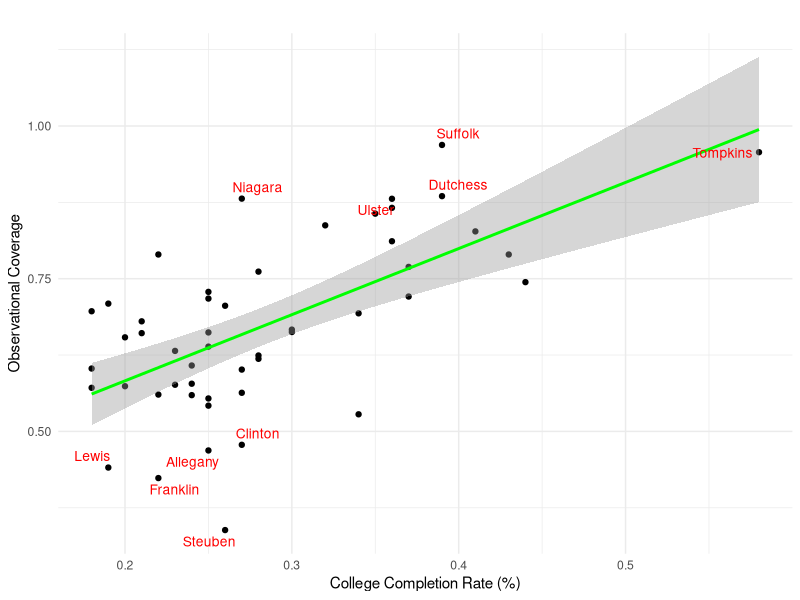
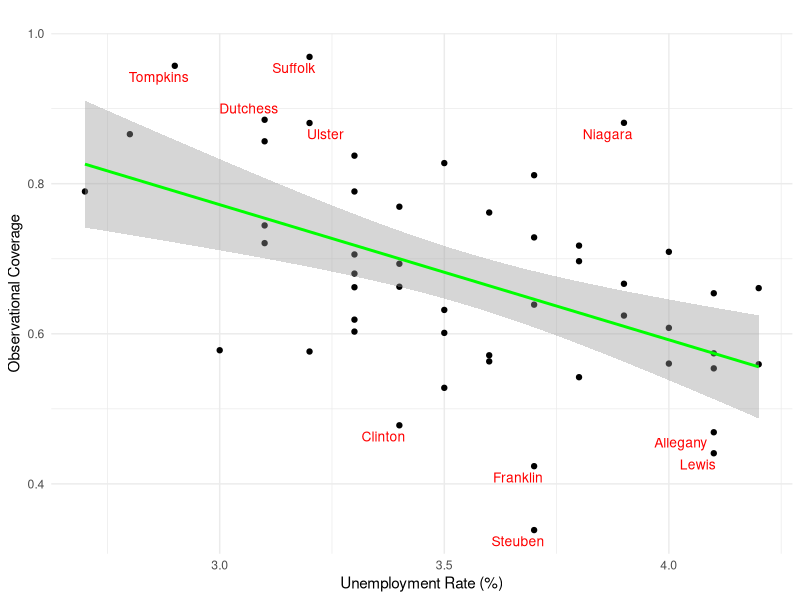
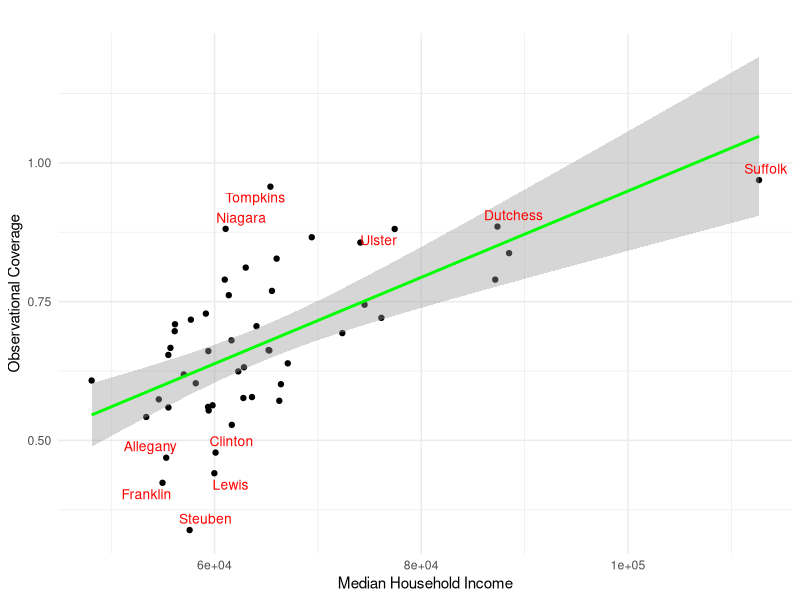
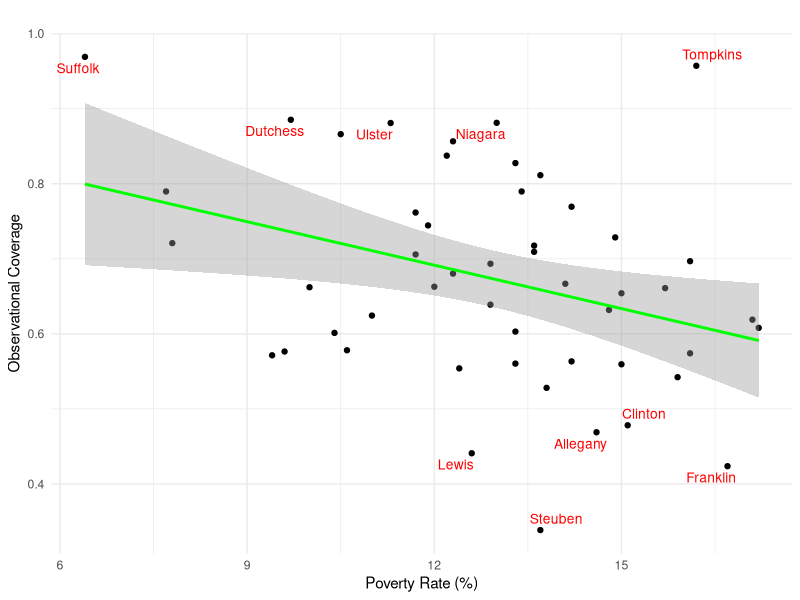
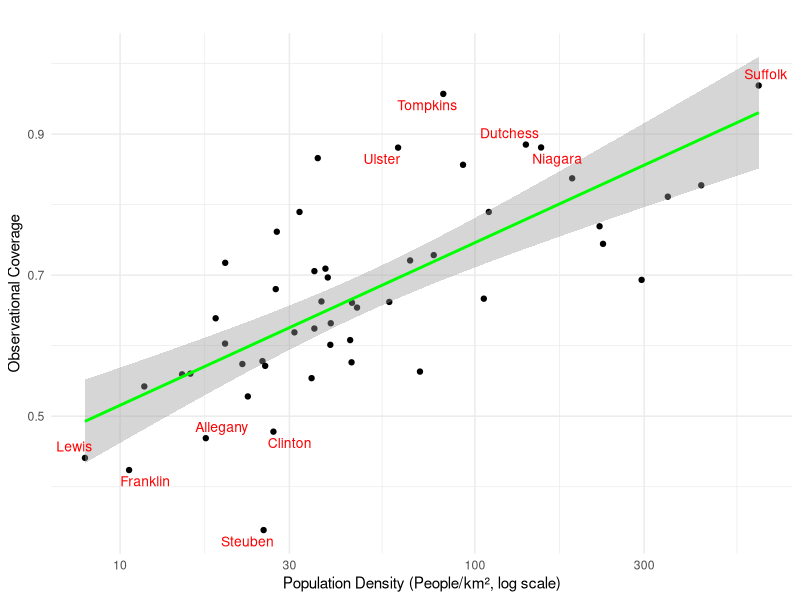

These charts were generated, in order, by the following R code:
## ---- chunk 1
# Load required libraries
library(ggplot2)
library(dplyr)
library(psych)  # For descriptive statistics
library(ggrepel)  # For non-overlapping labels

# Read the dataset
data <- read.csv("../Dataset/v2_2023_gbif_ny.csv")

# Filter the data
data_filtered <- subset(data, Sum_Percent_Land_Use_Agricultural > 0.05)

education_levels <- data_filtered$X2018.2022.Completion.of.College.Rate

# Calculate the complement of Percent_Agricultural_Land_Greater_Than_1km_GBIF
data_filtered <- data_filtered %>%
  mutate(Observational_Coverage = 1 - Percent_Agricultural_Land_Greater_Than_1km_GBIF)

# Define the list of counties to label
counties_to_label <- c("Suffolk", "Tompkins", "Dutchess", "Niagara", 
                        "Ulster", "Clinton", "Allegany", "Lewis", 
                        "Franklin", "Steuben")

# Ensure the correct column name for counties
county_column_name <- "COUNTYNAME"  # Update this if your dataset uses a different column name

# Filter the dataset for only those counties
data_labels <- data_filtered %>% filter(!!sym(county_column_name) %in% counties_to_label)

# Scatterplot with trendline and non-overlapping labels
ggplot(data_filtered, aes(x = education_levels, y = Observational_Coverage)) +
  geom_point() +
  geom_smooth(method = "lm", se = TRUE, color = "green") +
  geom_text_repel(data = data_labels, aes(x = X2018.2022.Completion.of.College.Rate, 
                                          y = Observational_Coverage, 
                                          label = !!sym(county_column_name)), 
                  size = 3.5, color = "red", max.overlaps = 10) +
  labs(title = "",
       x = "College Completion Rate (%)",
       y = "Observational Coverage") +
  theme_minimal()

model_edu <- lm(Observational_Coverage ~ education_levels, data = data_filtered)
summary(model_edu)$r.squared  # R²
summary(model_edu)$coefficients[2, 4]  # p-value
summary(model_edu)$coefficients[2, 1]  # slope
## ---- chunk 2
# Load required libraries
library(ggplot2)
library(dplyr)
library(psych)  # For descriptive statistics
library(ggrepel)  # For non-overlapping labels

# Read the dataset
data <- read.csv("../Dataset/v2_2023_gbif_ny.csv")

# Filter the data
data_filtered <- subset(data, Sum_Percent_Land_Use_Agricultural > 0.05)

unemployment_rate <- data_filtered$X2022.Unemployment.Rate

# Calculate the complement of Percent_Agricultural_Land_Greater_Than_1km_GBIF
data_filtered <- data_filtered %>%
  mutate(Observational_Coverage = 1 - Percent_Agricultural_Land_Greater_Than_1km_GBIF)

# Define the list of counties to label
counties_to_label <- c("Suffolk", "Tompkins", "Dutchess", "Niagara", 
                        "Ulster", "Clinton", "Allegany", "Lewis", 
                        "Franklin", "Steuben")

# Ensure the correct column name for counties
county_column_name <- "COUNTYNAME"  # Update this if your dataset uses a different column name

# Filter the dataset for only those counties
data_labels <- data_filtered %>% filter(!!sym(county_column_name) %in% counties_to_label)

# Scatterplot with trendline and non-overlapping labels
ggplot(data_filtered, aes(x = unemployment_rate, y = Observational_Coverage)) +
  geom_point() +
  geom_smooth(method = "lm", se = TRUE, color = "green") +
  geom_text_repel(data = data_labels, aes(x = X2022.Unemployment.Rate, 
                                          y = Observational_Coverage, 
                                          label = !!sym(county_column_name)), 
                  size = 3.5, color = "red", max.overlaps = 10) +
  labs(title = "",
       x = "Unemployment Rate (%)",
       y = "Observational Coverage") +
  theme_minimal()

model_unemp <- lm(Observational_Coverage ~ unemployment_rate, data = data_filtered)
summary(model_unemp)$r.squared
summary(model_unemp)$coefficients[2, 4]
summary(model_unemp)$coefficients[2, 1]
## ---- chunk 3
# Load required libraries
library(ggplot2)
library(dplyr)
library(psych)  # For descriptive statistics
library(ggrepel)  # For non-overlapping labels

# Read the dataset
data <- read.csv("../Dataset/v2_2023_gbif_ny.csv")

# Filter the data
data_filtered <- subset(data, Sum_Percent_Land_Use_Agricultural > 0.05)

median_household_income <- data_filtered$X2021.Median.Household.Income

# Calculate the complement of Percent_Agricultural_Land_Greater_Than_1km_GBIF
data_filtered <- data_filtered %>%
  mutate(Observational_Coverage = 1 - Percent_Agricultural_Land_Greater_Than_1km_GBIF)

# Define the list of counties to label
counties_to_label <- c("Suffolk", "Tompkins", "Dutchess", "Niagara", 
                        "Ulster", "Clinton", "Allegany", "Lewis", 
                        "Franklin", "Steuben")

# Ensure the correct column name for counties
county_column_name <- "COUNTYNAME"  # Update this if your dataset uses a different column name

# Filter the dataset for only those counties
data_labels <- data_filtered %>% filter(!!sym(county_column_name) %in% counties_to_label)

# Scatterplot with trendline and non-overlapping labels
ggplot(data_filtered, aes(x = median_household_income, y = Observational_Coverage)) +
  geom_point() +
  geom_smooth(method = "lm", se = TRUE, color = "green") +
  geom_text_repel(data = data_labels, aes(x = X2021.Median.Household.Income, 
                                          y = Observational_Coverage, 
                                          label = !!sym(county_column_name)), 
                  size = 3.5, color = "red", max.overlaps = 10) +
  labs(title = "",
       x = "Median Household Income",
       y = "Observational Coverage") +
  theme_minimal()

model_income <- lm(Observational_Coverage ~ median_household_income, data = data_filtered)
summary(model_income)$r.squared
summary(model_income)$coefficients[2, 4]
summary(model_income)$coefficients[2, 1]
## ---- chunk 4
# Load required libraries
library(ggplot2)
library(dplyr)
library(psych)  # For descriptive statistics
library(ggrepel)  # For non-overlapping labels

# Read the dataset
data <- read.csv("../Dataset/v2_2023_gbif_ny.csv")

# Filter the data
data_filtered <- subset(data, Sum_Percent_Land_Use_Agricultural > 0.05)

poverty_rate <- data_filtered$X2021.Poverty.Rate

# Calculate the complement of Percent_Agricultural_Land_Greater_Than_1km_GBIF
data_filtered <- data_filtered %>%
  mutate(Observational_Coverage = 1 - Percent_Agricultural_Land_Greater_Than_1km_GBIF)

# Define the list of counties to label
counties_to_label <- c("Suffolk", "Tompkins", "Dutchess", "Niagara", 
                        "Ulster", "Clinton", "Allegany", "Lewis", 
                        "Franklin", "Steuben")

# Ensure the correct column name for counties
county_column_name <- "COUNTYNAME"  # Update this if your dataset uses a different column name

# Filter the dataset for only those counties
data_labels <- data_filtered %>% filter(!!sym(county_column_name) %in% counties_to_label)

# Scatterplot with trendline and non-overlapping labels
ggplot(data_filtered, aes(x = poverty_rate, y = Observational_Coverage)) +
  geom_point() +
  geom_smooth(method = "lm", se = TRUE, color = "green") +
  geom_text_repel(data = data_labels, aes(x = X2021.Poverty.Rate, 
                                          y = Observational_Coverage, 
                                          label = !!sym(county_column_name)), 
                  size = 3.5, color = "red", max.overlaps = 10) +
  labs(title = "",
       x = "Poverty Rate (%)",
       y = "Observational Coverage") +
  theme_minimal()

model_poverty <- lm(Observational_Coverage ~ poverty_rate, data = data_filtered)
summary(model_poverty)$r.squared
summary(model_poverty)$coefficients[2, 4]
summary(model_poverty)$coefficients[2, 1]
## ---- chunk 5
# Load required libraries
library(ggplot2)
library(dplyr)
library(psych)  # For descriptive statistics
library(ggrepel)  # For non-overlapping labels

# Read the dataset
data <- read.csv("../Dataset/v2_2023_gbif_ny.csv")

# Filter the data
data_filtered <- subset(data, Sum_Percent_Land_Use_Agricultural > 0.05)

population_density <- data_filtered$X2023.Population.Density.km2

# Calculate the complement of Percent_Agricultural_Land_Greater_Than_1km_GBIF
data_filtered <- data_filtered %>%
  mutate(Observational_Coverage = 1 - Percent_Agricultural_Land_Greater_Than_1km_GBIF)

# Define the list of counties to label
counties_to_label <- c("Suffolk", "Tompkins", "Dutchess", "Niagara", 
                        "Ulster", "Clinton", "Allegany", "Lewis", 
                        "Franklin", "Steuben")

# Ensure the correct column name for counties
county_column_name <- "COUNTYNAME"  # Update this if your dataset uses a different column name

# Filter the dataset for only those counties
data_labels <- data_filtered %>% filter(!!sym(county_column_name) %in% counties_to_label)

# Scatterplot with trendline and non-overlapping labels
ggplot(data_filtered, aes(x = population_density, y = Observational_Coverage)) +
  geom_point() +
  geom_smooth(method = "lm", se = TRUE, color = "green") +
  geom_text_repel(data = data_labels, aes(x = X2023.Population.Density.km2, 
                                          y = Observational_Coverage, 
                                          label = !!sym(county_column_name)), 
                  size = 3.5, color = "red", max.overlaps = 10) +
  scale_x_log10() +  # << Log transform axis
  labs(title = "",
       x = "Population Density (People/km², log scale)",
       y = "Observational Coverage") +
  theme_minimal()

data_filtered <- data_filtered %>%
  mutate(log_pop_density = log10(X2023.Population.Density.km2 + 1))

model_density <- lm(Observational_Coverage ~ log_pop_density, data = data_filtered)
summary(model_density)$r.squared
summary(model_density)$coefficients[2, 4]
summary(model_density)$coefficients[2, 1]
